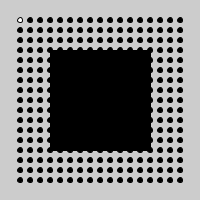
Frame 1 (no input)
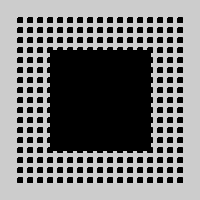
Frame 60 (the mouse pressed at the canvas centre just before this capture)
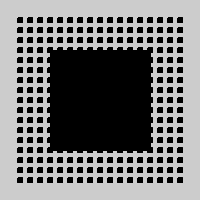
Frame 120 (the mouse held since frame 60 and released just before this capture)

The Processing sketch that drew these frames (run headless with seeded random() and noise(); from frame 60 on, the mouse is pressed at the canvas centre):

// Processing sketch: processing_15114
// ── processing_15114.pde

void setup(){
  size(200,200);
}
void draw(){
  for(int a=20; a<190; a=a+10){
    for(int b=20; b<190; b=b+10){
      ellipse(a,b,5,5);
      fill(0);
      rect(50,50,100,100);
    }
  }
}

                
                
